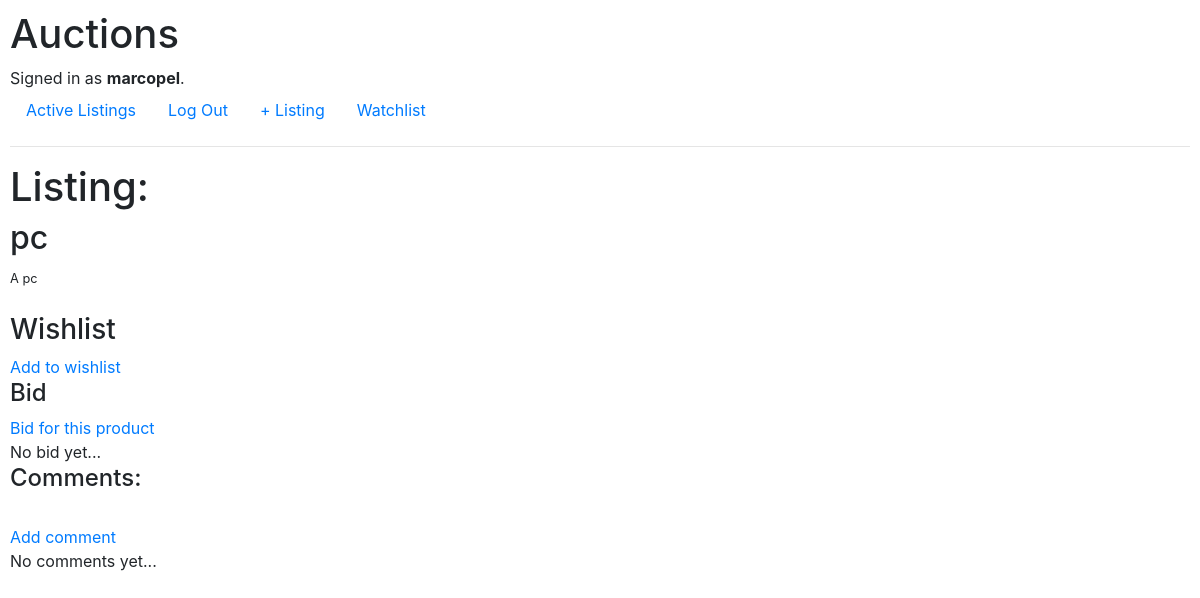
Screenshot of /1 (signed in) with the database file from the repository.
### auctions/models.py (models this page shows, shortened)
class User(AbstractUser):
    pass

class AuctionListing(models.Model):
    product = models.CharField(max_length=255)
    description = models.TextField(default="none")
    category = models.CharField(max_length=255)
    initial_price = models.PositiveIntegerField(default=0)
    sold = models.BooleanField(default=False)
    user = models.ForeignKey(User, on_delete=models.CASCADE)

### auctions/views.py (the view)
# urls.py: path("<int:listing_id>", views.listing_detail, name="listing_detail"),
def listing_detail(request, listing_id):
    listing = AuctionListing.objects.get(id=listing_id)
    return render(request, "auctions/listing_detail.html", {
        "listing": listing
    })

### auctions/templates/auctions/listing_detail.html (shortened to what this page needs)
{% extends "auctions/layout.html" %}
{% block body %}
    <h1>Listing:</h1>
    <h2>{{listing.product}} </h2>
    <small>{{listing.description}}</small>
    <br/><br/>
    <h3>Wishlist</h3>
    <a href="{% url 'wishlist_add' listing.pk %}">Add to wishlist</a>
    <br/>
    <h4>Bid</h4>
    <a href="{% url 'bid_add' listing.pk %}">Bid for this product</a>
    <br/>
    {% if not listing.bid.all %}
        No bid yet...
    {% endif %}
    <h4> Comments: </h4>
    <br/>
   <a href="{% url 'comment_add' listing.pk %}">Add comment</a>
    <br/>
    {% if not listing.comments.all %}
        No comments yet...
    {% endif %}
{% endblock %}

### auctions/templates/auctions/layout.html (shortened to what this page needs)
{% load static %}
<!DOCTYPE html>
<html lang="en">
    <head>
        <link rel="stylesheet" href="https://stackpath.bootstrapcdn.com/bootstrap/4.4.1/css/bootstrap.min.css">
        <link href="{% static 'auctions/styles.css' %}" rel="stylesheet">
    </head>
    <body>
        <h1>Auctions</h1>
        <div>
            {% if user.is_authenticated %}
                Signed in as <strong>{{ user.username }}</strong>.
            {% else %}
                Not signed in.
            {% endif %}
        </div>
        <ul class="nav">
            <li class="nav-item">
                <a class="nav-link" href="{% url 'index' %}">Active Listings</a>
            </li>
            {% if user.is_authenticated %}
                <li class="nav-item">
                    <a class="nav-link" href="{% url 'logout' %}">Log Out</a>
                </li>
                <li class="nav-item">
                    <a class="nav-link" href="{% url 'listing_add' %}">+ Listing</a>
                </li>
                <li class="nav-item">
                    <a class="nav-link" href="{% url 'wishlist' %}">Watchlist</a>
                </li>
            {% endif %}
        </ul>
        <hr>
        {% block body %}
        {% endblock %}
    </body>
</html>

### auctions/static/auctions/styles.css (style rules this page uses)
body { padding: 10px; }

### rows the page displays
User: username "marcopel"
AuctionListing: product "pc", description "A pc"
